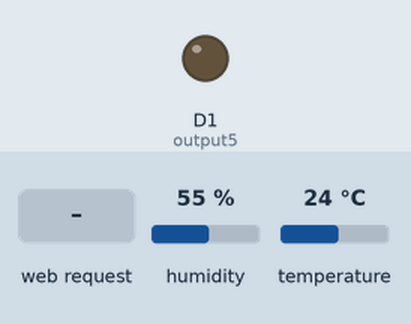
A sketch run on a simulated ESP8266 (NodeMCU). Parts: output pins drawn as LEDs (lit = HIGH). The inputs (shaded band) are chosen by the test bench; at power-on: humidity 55 %, temperature 24 °C. WiFi joins after 1.5 s; servers stay silent unless stated; what the sketch prints to the serial monitor is not drawn.

Above: at 2.7 s.
2.8 s: HTTP request GET /on received
At 3.3 s:
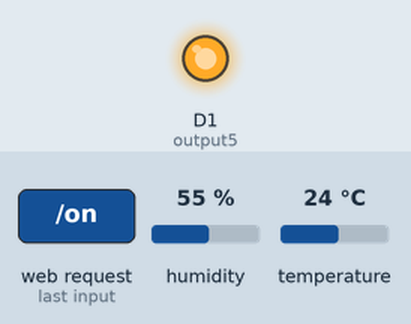
4.4 s: HTTP request GET /off received
At 5.0 s:
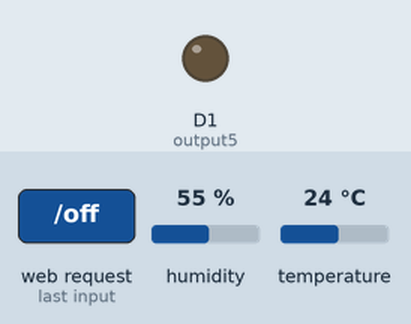
Timing chart, 0 to 7.4 s (numbered marks = the images above; inputs shaded):
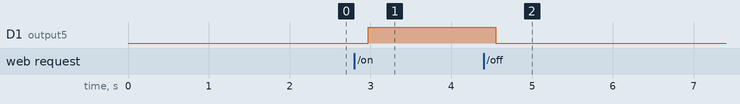

The sketch:

bt2.ino
```cpp
// Load Wi-Fi library
#include <ESP8266WiFi.h>
#include<WiFiClient.h>
#include<ESP8266WebServer.h>
#include "DHT.h"

#define DHTPIN D5
#define DHTTYPE DHT11
DHT dht(DHTPIN,DHTTYPE);
// Replace with your network credentials
const char* ssid     = "huongnguyen";
const char* password = "123456789";
//const char* ssid     = "cobanben";
//const char* password = "mylinh123";
// Set web server port number to 80
WiFiServer server(80);

// Variable to store the HTTP request
String header;

// Auxiliar variables to store the current output state
String output5State = "off";

// Assign output variables to GPIO pins
const int output5 = 5;
void setup() {
  Serial.begin(115200);
  // Initialize the output variables as outputs
  pinMode(output5, OUTPUT);
  // Set outputs to LOW
  digitalWrite(output5, LOW);
  // Connect to Wi-Fi network with SSID and password
  Serial.print("Connecting to ");
  Serial.println(ssid);
  WiFi.begin(ssid, password);
  while (WiFi.status() != WL_CONNECTED) {
    delay(500);
    Serial.print(".");
  }
  // Print local IP address and start web server
  Serial.println("");
  Serial.println("WiFi connected.");
  Serial.println("IP address: ");
  Serial.println(WiFi.localIP());
  server.begin();
}

void loop(){
    WiFiClient client = server.available();   // Listen for incoming clients

    if (client) {                             // If a new client connects,
        Serial.println("New Client.");          // print a message out in the serial port
        String currentLine = "";                // make a String to hold incoming data from the client
        while (client.connected()) {            // loop while the client's connected
            float h = dht.readHumidity();
            float t = dht.readTemperature();
            if(isnan(h) || isnan(t) ){
                Serial.println("Failed to read from DHT11");
            }
            else{
                Serial.print("Humidity: ");
                Serial.print(h);
                Serial.print(" %\t Temperature: ");
                Serial.print(t);
                Serial.println(" *C ");
            }

            if (client.available()) {             // if there's bytes to read from the client,
                char c = client.read();             // read a byte, then
                Serial.write(c);                    // print it out the serial monitor
                header += c;
                if (c == '\n') {                    // if the byte is a newline character
                // if the current line is blank, you got two newline characters in a row.
                // that's the end of the client HTTP request, so send a response:
                if (currentLine.length() == 0) {
                // HTTP headers always start with a response code (e.g. HTTP/1.1 200 OK)
                // and a content-type so the client knows what's coming, then a blank line:
                    client.println("HTTP/1.1 200 OK");
                    client.println("Content-type:text/html");
                    client.println("Connection: close");
                    client.println();

                    // turns the GPIOs on and off
                    if (header.indexOf("GET /on") >= 0) {
                        Serial.println("GPIO 5 on");
                        output5State = "on";
                        digitalWrite(output5, HIGH);
                    }
                    else if(header.indexOf("GET /off") >= 0){
                        Serial.println("GPIO 5 off");
                        output5State = "off";
                        digitalWrite(output5, LOW);
                    }

                    // Display the HTML web page
                    client.println("<!DOCTYPE html><html>");
                    client.println("<head><meta name=\"viewport\" content=\"width=device-width, initial-scale=1\">");
                    client.println("<link rel=\"icon\" href=\"data:,\">");
                    // CSS to style the on/off buttons
                    // Feel free to change the background-color and font-size attributes to fit your preferences
                    client.println("<style>");
                    client.println("body {background-image: url('https://png.pngtree.com/thumb_back/fw800/back_pic/05/06/42/22596e019341802.jpg');background-size: 100% 100%;}");
                    client.println(".web-text{text-align: center;color: red;top: 20%;left: 50%;position: absolute;transform: translate(-50%, -50%);font-size: 30px;}");
                    client.println(".sensor{height: 800px;background-position: center;background-size: cover;}");
                    client.println(".card .card-img-top{margin-top:250px;width: 200px;height: 200px;}");
                    client.println(".car .card-body{font-size: 25px;text-align: center;}");
                    client.println(".temp{float: left;margin-left:230px; margin-top:50px;}");
                    client.println(".css_on {width:200px;height:50px;color:white;font-size:14px;background-color:#195B6A}");
                    client.println(".css_off {width:200px;height:50px;font-size:14px;ackground-color:#77878A}");
                    client.println("</style></head>");
                    // Web Page Heading
                    client.println("<body><div class='bodyweb'><div class='sensor'>");
                    client.println("<div class ='web-text'><h1>ESP8266 Web Server</h1></div>");
                    client.println("<div class='temp'><div class='card'>");
                    client.println("<img src='http://haircompanion.co.uk/wp-content/uploads/2016/02/temperature-controlled.jpg' class='card-img-top' alt='...'>");
                    client.println("<div class='card-body'><h3>Temperature: ");
                    client.println(t);
                    client.println(" °C</h3></div></div></div>");
                    client.println("<div class='temp'><div class='card'>");
                    client.println("<img src='https://media.istockphoto.com/vectors/humidity-icon-isolated-with-long-shadow-weather-and-meteorology-vector-id939156212?k=6&m=939156212&s=612x612&w=0&h=42VaKPTYEEIgsBWko3HpofR_I5EheqlknVjtsVAoHlY=' class='card-img-top' alt='...'>");
                    client.println("<div class='hum'><h3 style='text-align: center'>Humidity: ");
                    client.println(h);
                    client.println(" %</h3></div></div></div>");
                    if (output5State=="off") {
                        client.println("<div class='temp'><div class='card'>");
                        client.println("<img src='http://genknews.genkcdn.vn/N0WoyYblO3QdmZFKPMtKnadHAHTevz/Image/2012/03/8_ebc8e.jpg' class='card-img-top'>");
                        client.println("<h3 style='text-align: center'>Light - Status : " + output5State + "</h3>");
                        client.println("<p><a href=\"/on\"><button class='css_on'>ON</button></a></p>");
                        client.println("</div></div>");
                    }
                    else{
                        client.println("<div class='temp'><div class='card'>");
                        client.println("<img src='http://www.livescience.com/images/i/000/002/759/original/081209-light-bulb-02.jpg?interpolation\x3dlanczos-none\x26downsize\x3d*:1000' class='card-img-top'>");
                        client.println("<h3 style='text-align: center'>Light - Status : " + output5State + "</h3>");
                        client.println("<p><a href=\"/off\"><button class='css_off'>OFF</button></a></p>");
                        client.println("</div></div>");
                    }
                    client.println("</div></div>");
                    client.println("</body></html>");

                    // The HTTP response ends with another blank line
                    client.println();
                    // Break out of the while loop
                    break;
                }
                else { // if you got a newline, then clear currentLine
                    currentLine = "";
                }
            }
            else if (c != '\r') {  // if you got anything else but a carriage return character,
                currentLine += c;      // add it to the end of the currentLine
            }
        }
    }
    // Clear the header variable
    header = "";
    // Close the connection
    client.stop();
    Serial.println("Client disconnected.");
    Serial.println("");
    }
}
```

Measured:
- after the input at 2.8 s, D1 (output5): LOW → HIGH after 0.17 s
- after the input at 4.4 s, D1 (output5): HIGH → LOW after 0.15 s
